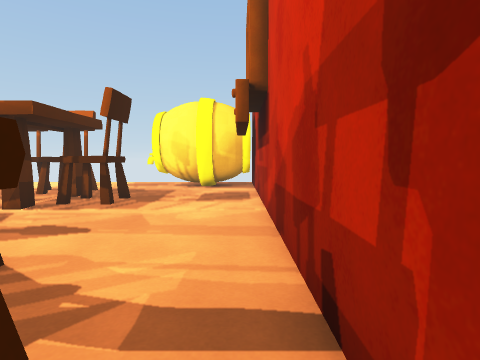
View 1 (above)

16 first-person views from a walk through a scene from a Unity 3-D project. The camera is 1.2 m above the floor, tilts 4° down and sees 80° across. The floor is counted in squares, 1 m on a side. Each view is taken from the middle of a square. On the plan, view 1 faces up. The plan holds only what a view shows up to about 13 squares ahead; the rest is blank. The place goes on beyond the plan.

View 2
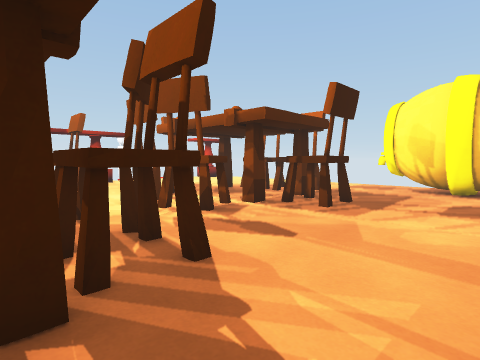

View 3
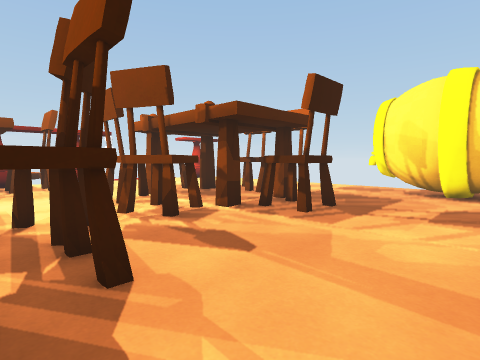

View 4
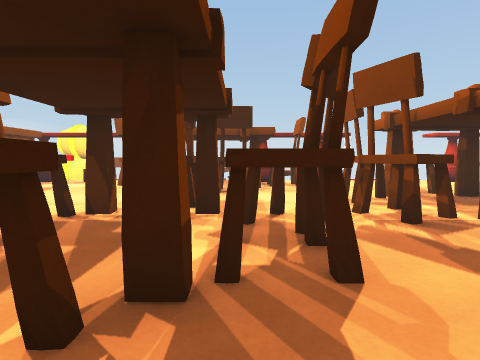

View 5
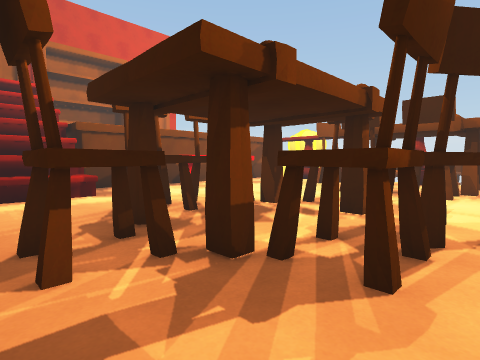

View 6
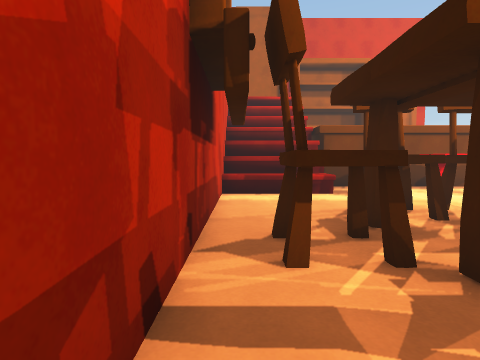

View 7
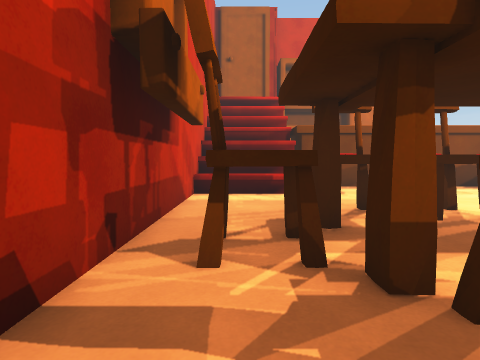

View 8
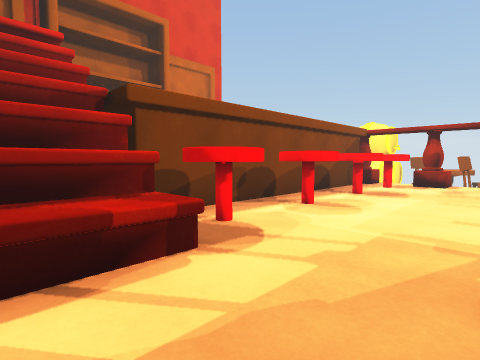

View 9
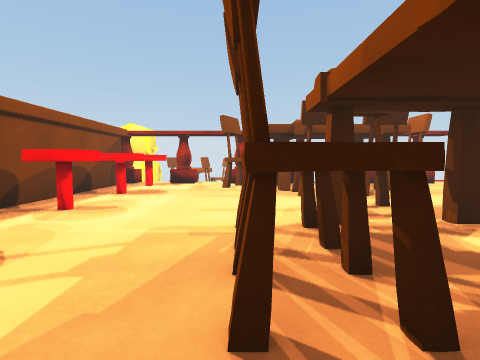

View 10
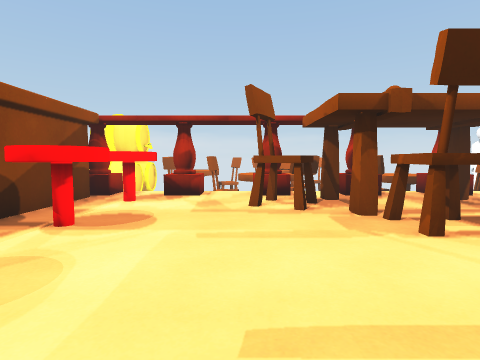

View 11
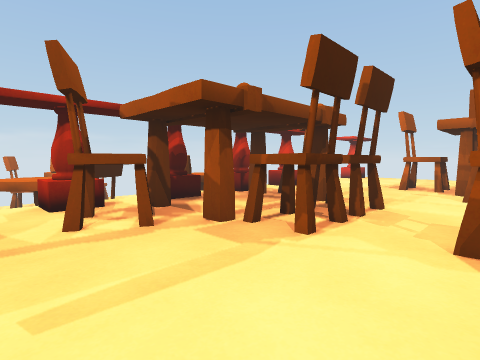

View 12
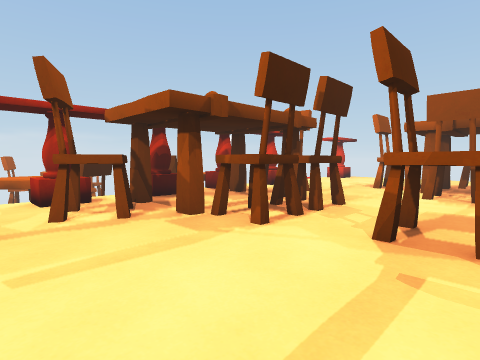

View 13
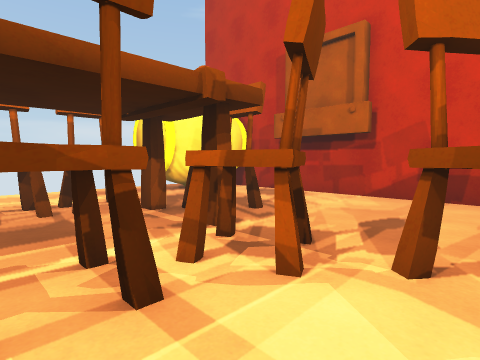

View 14
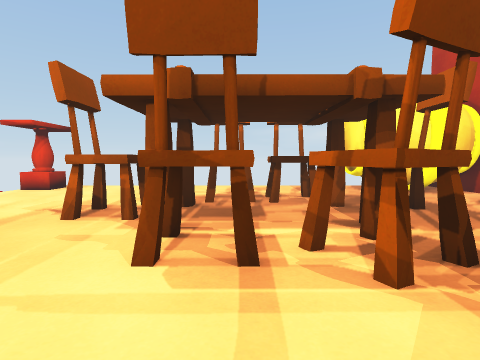

View 15
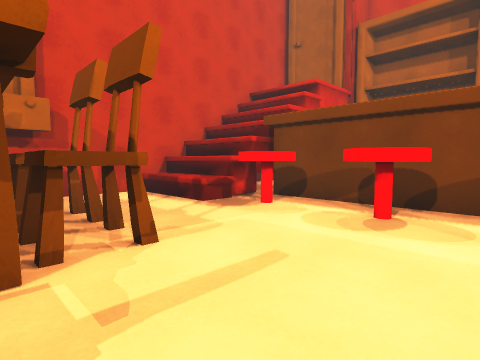

View 16
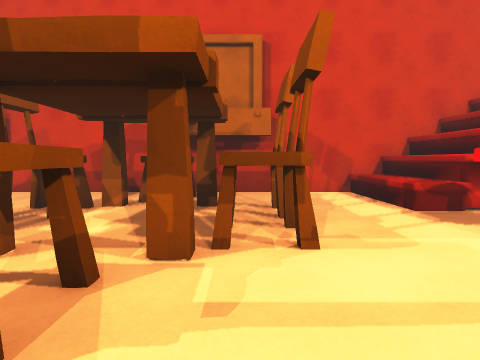

### Floor plan
Key: @ floor where view 1 was taken; # wall or solid block; x gap in a wall; . floor; = window, fence, low wall or low ledge; ^ raised ledge; v drop or lower ground; O other object.
Columns run from 18 left of view 1 to 1 right of it. Each row starts with its distance up from view 1.
 15          ......
 14   #...  ......O
 13  v..... ......#OOOO#
 12   .....  .....#OOOO#
 11   ...... ^x^^......#
 10    ..... x^^^......#
  9     ...^x#..#x^....#
  8      ..^^....^^....#
  7      ...##..##.....#
  6      ....^^^^......#
  5  v. ##...#xx^......#
  4   #.^^......x......#
  3  ######.....^^^^...#
  2 #v#   ^^.....x^^...#
  1   #...=^..^xx. #x^.#
  0   #...^^..^^...#^^@#
 -1 vv## .x^...## .##..#
 -2 vv..^.......^^^^...#
 -3  .#.^^......^^^^...#
 -4  v.................#
 -5  v=................#
 -6   #............^^^^#
 -7  v=^^.^^..^^.^^^^^^#
 -8  v=^^.^^..^..^#^^^^#
 -9   ##############
-10                #

Positions as (right, up) in squares from view 1, and headings:
1: (0, 0), facing up
2: (0, 1), facing up-left
3: (0, 2), facing up-left
4: (0, 2), facing left
5: (0, 4), facing down-left
6: (0, 4), facing down
7: (-1, 4), facing down
8: (-1, -3), facing down-left
9: (-1, -3), facing left
10: (-6, -4), facing left
11: (-8, -5), facing up-left
12: (-7, -5), facing up-left
13: (-9, 3), facing up-right
14: (-8, 2), facing up
15: (-10, -1), facing down-right
16: (-10, -2), facing right
